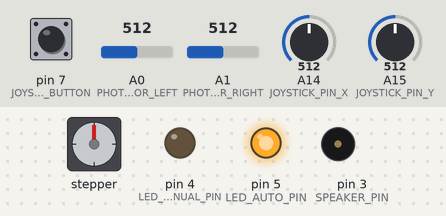
A sketch run on a simulated Arduino Mega 2560, built with avr-gcc and run on an emulated ATmega2560. Shown: stepper motor, output pins drawn as LEDs (lit = HIGH), buzzer (waves = sounding). Wiring (inferred from the names in the program): stepper motor (200 steps per turn assumed): coils pin 8, pin 9, pin 10, pin 11. Inputs (shaded band) come from the test bench; at power-on: A0 (PHOTO_RESISTOR_LEFT) = 512, pin 7 (JOYSTICK_PIN_BUTTON) HIGH, A1 (PHOTO_RESISTOR_RIGHT) = 512, A14 (JOYSTICK_PIN_X) = 512, A15 (JOYSTICK_PIN_Y) = 512. Pins used as bus, display or sensor lines are not drawn.

Above: at 1.3 s.
1.4 s: A0 (PHOTO_RESISTOR_LEFT) set to 539
At 1.86 s:
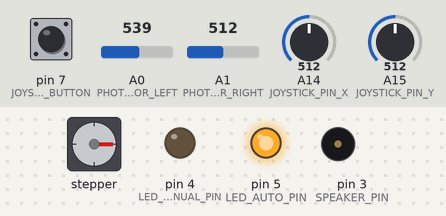
4.4 s: pin 7 (JOYSTICK_PIN_BUTTON) pulled LOW for 0.15 s
At 4.9 s:
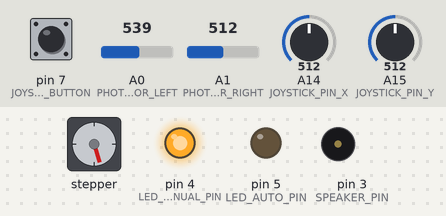
6.0 s: pin 7 (JOYSTICK_PIN_BUTTON) pulled LOW for 1 s
At 6.19 s:
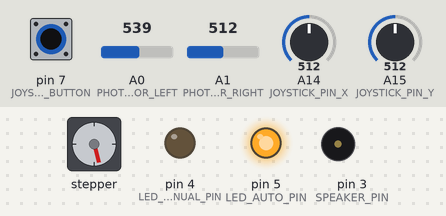
9.0 s: A1 (PHOTO_RESISTOR_RIGHT) set to 543
At 9.3 s:
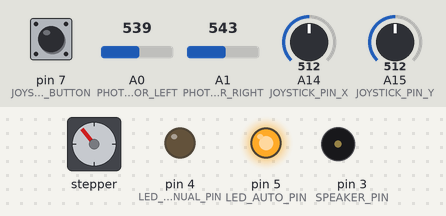
10.5 s: A1 (PHOTO_RESISTOR_RIGHT) set to 610
At 10.96 s:
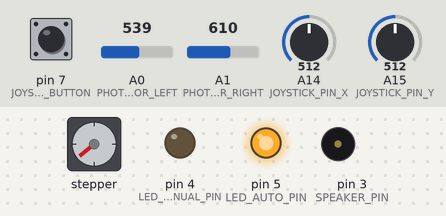
13.5 s: A0 (PHOTO_RESISTOR_LEFT) set to 587
16.5 s: A0 (PHOTO_RESISTOR_LEFT) set to 611
At 17.8 s:
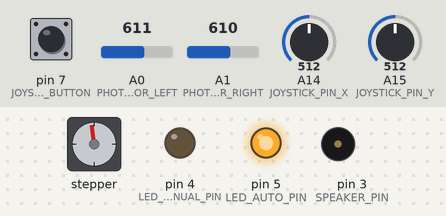
Timing chart, 0 to 19.0 s (numbered marks = the images above; inputs shaded):
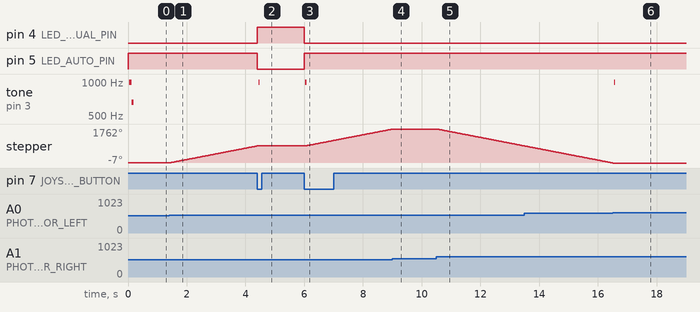

Measured:
- the behaviour switches between 522 and 523 on A0 (PHOTO_RESISTOR_LEFT) (found by bisection; images 0 and 1)
- the behaviour switches between 528 and 529 on A1 (PHOTO_RESISTOR_RIGHT) (found by bisection; images 3 and 4)
- the behaviour switches between 599 and 600 on A0 (PHOTO_RESISTOR_LEFT) (found by bisection; images 5 and 6)
- after the input at 1.4 s, stepper: keeps turning clockwise at about 295°/s, starting at once
- after the input at 4.4 s, pin 4 (LED_MANUAL_PIN): LOW → HIGH at once; pin 5 (LED_AUTO_PIN): HIGH → LOW at once; tone on pin 3 (SPEAKER_PIN): silent → 991 Hz after 0.05 s, → silent 0.04 s later
- after the input at 6.0 s, pin 4 (LED_MANUAL_PIN): HIGH → LOW at once; pin 5 (LED_AUTO_PIN): LOW → HIGH at once; tone on pin 3 (SPEAKER_PIN): silent → 991 Hz at once, → silent 0.04 s later; stepper: keeps turning clockwise at about 296°/s, starting at once
- after the input at 9.0 s, stepper: goes on until 9.0 s, then stays 1762°
- after the input at 10.5 s, stepper: keeps turning counter-clockwise at about 295°/s, starting at once
- after the input at 16.5 s, tone on pin 3 (SPEAKER_PIN): silent → 991 Hz after 0.05 s, → silent 0.04 s later

The sketch:

sketch_photoresistors_motor.ino
```cpp
#define DEBUG false

#define MOTOR_PIN1 8
#define MOTOR_PIN2 9
#define MOTOR_PIN3 10
#define MOTOR_PIN4 11

#define MINIMAL_VOLTAGE_DIFF_MARGIN 10 // if voltage difference between photoresistors is less that this, that we assume it is equal and no adjustment needed
#define SIGNIFICANT_MOVE 30  // difference in voltage difference between photoresistors that is a significant adjustment

#define PHOTO_RESISTOR_LEFT A0
#define PHOTO_RESISTOR_RIGHT A1

#define SPEAKER_PIN 3
#define LED_MANUAL_PIN 4
#define LED_AUTO_PIN 5

#define JOYSTICK_PIN_BUTTON 7
#define JOYSTICK_PIN_X A14
#define JOYSTICK_PIN_Y A15


#define MAX_STEPS_AROUND 100

boolean significant_move = false;
boolean automatic_mode = true;

/*
 * Speaker to encapsulate basic beeping stuff
 */
class Speaker {
  public:
    static const int BEEP_PITCH_LOW = 1500;
    static const int BEEP_PITCH_HIGH = 1000;

    static const int BEEP_BIT_LONG = 8;
    static const int BEEP_BIT_SHORT = 4;

    void attach(int pin) {
      this -> pin = pin;
      pinMode(this -> pin, OUTPUT);
    }

    void beep(int tone_, int beat) {
      long duration = beat * TEMPO;

      long elapsed_time = 0;
        while (elapsed_time < duration) {
        digitalWrite(pin, HIGH);
        delayMicroseconds(tone_ / 2);

        digitalWrite(pin, LOW);
        delayMicroseconds(tone_ / 2);

        elapsed_time += (tone_);
    }
  }

  private:
    byte pin;
    const long TEMPO = 10000;
};

/*
 * Motor to contain the stepper motor movements
 */
class Motor {
  public:
    static const int SPEED_FAST = 6; // msec delay between sending HIGH to motor coils, experimental value;
    static const int SPEED_SLOW = 20; // msec delay between sending HIGH to motor coils, experimental value;
    static const int SPEED_DEFAULT = SPEED_FAST;

    void attach(byte pin1, byte pin2, byte pin3, int pin4) {
      this -> pin1 = pin1;
      this -> pin2 = pin2;
      this -> pin3 = pin3;
      this -> pin4 = pin4;

      setupPins();
    }

    void stepForward() {
      stepA();
      stepB();
      stepC();
      stepD();
    }

    void stepBackward() {
      stepD();
      stepC();
      stepB();
      stepA();
    }

    void stop() {
      stepping(LOW, LOW, LOW, LOW);
    }

  private:
    int delayBetweenPulses = SPEED_DEFAULT;
    byte pin1, pin2, pin3, pin4;

    void setupPins() {
      pinMode(pin1, OUTPUT);
      pinMode(pin2, OUTPUT);
      pinMode(pin3, OUTPUT);
      pinMode(pin4, OUTPUT);
    }

    void stepA() {
      stepping(HIGH, LOW, LOW, LOW);
    }

    void stepB() {
      stepping(LOW, HIGH, LOW, LOW);
    }

    void stepC() {
       stepping(LOW, LOW, HIGH, LOW);
    }

    void stepD() {
       stepping(LOW, LOW, LOW, HIGH);
    }

    void stepping(byte signal1, byte signal2, byte signal3, byte signal4) {
      digitalWrite(pin1, signal1);
      digitalWrite(pin2, signal2);
      digitalWrite(pin3, signal3);
      digitalWrite(pin4, signal4);

      wait();
    }

    void wait() {
      delay(delayBetweenPulses);
    }
};

/*
 * Joystick to get user inputs
 */
class Joystick {
  public:
    typedef enum  {
        NONE = 0,
        LEFT = 1,
        RIGHT = 2,
    } DirectionEnumType;

    Joystick(void (*func)(void)) {
      this -> callback = *func;
    }

    void attach(byte pinX, byte pinY, byte pinButton) {
      this -> pinX = pinX;
      this -> pinY = pinY;
      this -> pinButton = pinButton;
      setupPins();
    }

    DirectionEnumType readX() {
      return decodeDirection(analogRead(pinX));
    }

    DirectionEnumType readY() {
      return decodeDirection(analogRead(pinY));
    }

    void checkButtonState() {
      int buttonState = digitalRead(pinButton);

      if (!isButtonPressed && buttonState == LOW) {
        isButtonPressed = true;
        this -> callback();
      } else if (buttonState == HIGH) {
        isButtonPressed = false;
      }
    }

  private:
    byte pinX, pinY, pinButton;
    boolean isButtonPressed = false;
    void (*callback)(void);

    void setupPins() {
      pinMode(pinX, INPUT);
      pinMode(pinY, INPUT);
      pinMode(pinButton, INPUT_PULLUP);
    }

  DirectionEnumType decodeDirection(int value) {
      if (value <= 200) {
        return DirectionEnumType::LEFT;
      } else if (value >= 600) {
        return DirectionEnumType::RIGHT;
      }

      return DirectionEnumType::NONE;
    }
};

Speaker speaker;
Motor motor;
Joystick joystick = Joystick(&toggleModeOnButtOnClick);

void setup() {
  Serial.begin(9600);

  motor.attach(MOTOR_PIN1, MOTOR_PIN2, MOTOR_PIN3, MOTOR_PIN4);
  speaker.attach(SPEAKER_PIN);
  joystick.attach(JOYSTICK_PIN_X, JOYSTICK_PIN_Y, JOYSTICK_PIN_BUTTON);

  pinMode(LED_AUTO_PIN, OUTPUT);
  pinMode(LED_MANUAL_PIN, OUTPUT);
  actualizeLEDs();

  beepReady();
}

void loop() {
  joystick.checkButtonState();

  if (automatic_mode) {

    readMeasurementsAndMove();

  } else {

    readJoystickAndMove();

  }
}

void readJoystickAndMove() {
  Joystick::DirectionEnumType x = joystick.readX();
  Joystick::DirectionEnumType y = joystick.readY();

  if (x == Joystick::DirectionEnumType::LEFT || y == Joystick::DirectionEnumType::LEFT) {
    motor.stepBackward();
  } else if (x == Joystick::DirectionEnumType::RIGHT || y == Joystick::DirectionEnumType::RIGHT) {
    motor.stepForward();
  }
}

void readMeasurementsAndMove() {
  int lValue = analogRead(PHOTO_RESISTOR_LEFT);
  int rValue = analogRead(PHOTO_RESISTOR_RIGHT);

  debugPrint(lValue);
  debugPrint("...");
  debugPrintln(rValue);

  byte diff;

  if (lValue > rValue) {
    diff = lValue - rValue;
  } else {
    diff = rValue - lValue;
  }

  if (diff > SIGNIFICANT_MOVE) {
    significant_move = true;
  }

  debugPrint("diff: ");
  debugPrintln(diff);

  if (diff > MINIMAL_VOLTAGE_DIFF_MARGIN) {
    if (lValue < rValue ) {
      debugPrintln("backward");
      motor.stepBackward();
    } else if (lValue > rValue) {
      motor.stepForward();
      debugPrintln("forward");
    }
  } else {
    if (significant_move) {
      beepOnce();
      significant_move = false;
    }
  }
}

void toggleModeOnButtOnClick() {
  automatic_mode ^= true;
  actualizeLEDs();

  beepOnce();
}

void actualizeLEDs() {
  digitalWrite(LED_AUTO_PIN, (automatic_mode ? HIGH : LOW));
  digitalWrite(LED_MANUAL_PIN, (automatic_mode ? LOW : HIGH));
}

void beepReady() {
  speaker.beep(Speaker::BEEP_PITCH_HIGH, Speaker::BEEP_BIT_LONG);
  speaker.beep(Speaker::BEEP_PITCH_LOW, Speaker::BEEP_BIT_LONG);
}

void beepOnce() {
  speaker.beep(Speaker::BEEP_PITCH_HIGH, Speaker::BEEP_BIT_SHORT);
}

void debugPrint(String msg) {
  if (DEBUG) {
    Serial.print(msg);
  }
}

void debugPrint(int msg) {
  if (DEBUG) {
    Serial.print(msg);
  }
}

void debugPrintln(String msg) {
  if (DEBUG) {
    Serial.println(msg);
  }
}

void debugPrintln(int msg) {
  if (DEBUG) {
    Serial.println(msg);
  }
}
```
